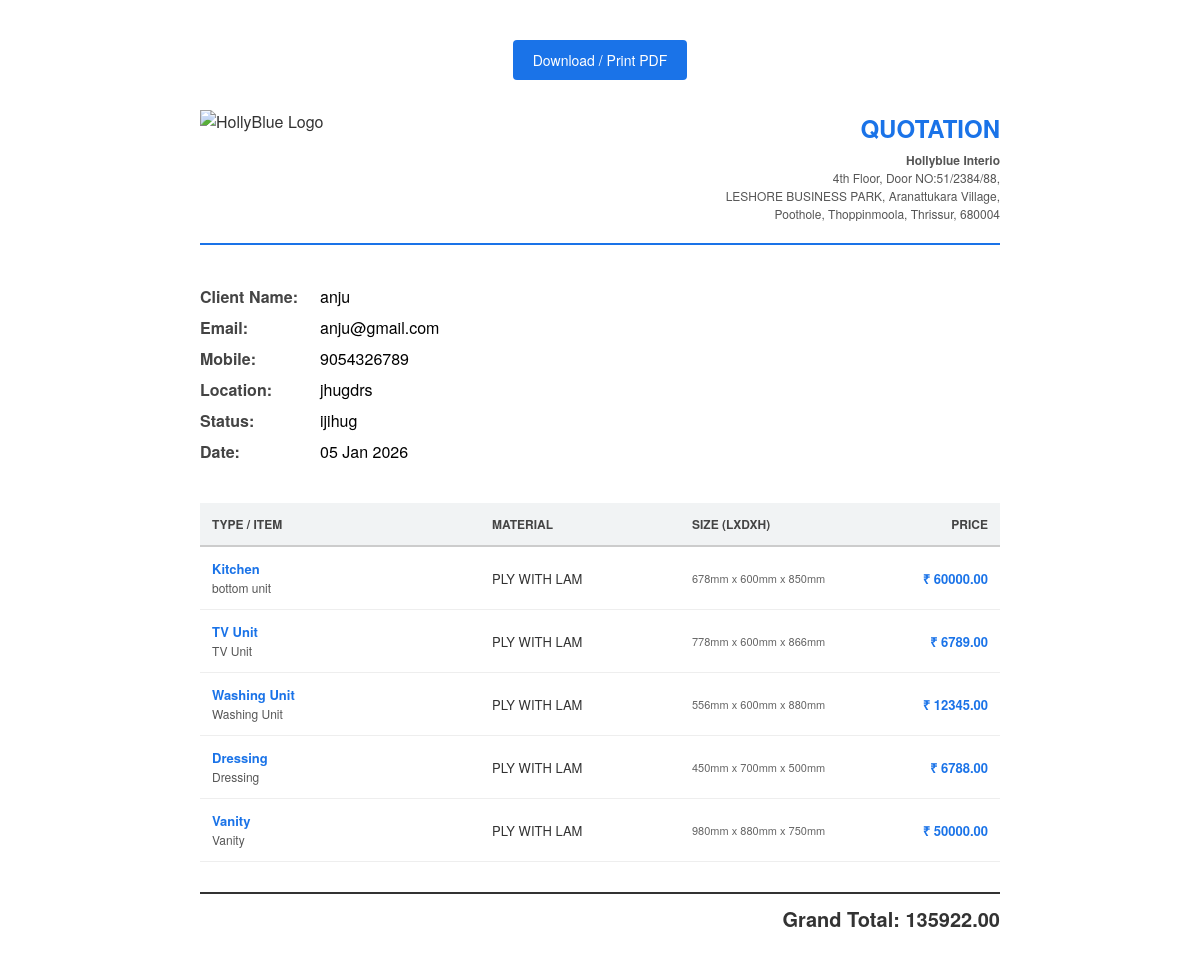
/invoice/33/, run on the app's committed database.
### interior/models.py (models this page shows, shortened)
class Enquiry(models.Model):
    name = models.CharField(max_length=100)
    email = models.EmailField(null=True, blank=True)
    mobile = models.CharField(max_length=15)
    location = models.CharField(max_length=200)
    sqft = models.CharField(max_length=50, null=True, blank=True)
    status = models.CharField(max_length=50, default='Pending')
    total_amount = models.CharField(max_length=50)
    details = models.TextField(null=True, blank=True)
    created_at = models.DateTimeField(auto_now_add=True)

class EnquiryDetail(models.Model):
    enquiry = models.ForeignKey(Enquiry, on_delete=models.CASCADE, related_name='items')
    category = models.CharField(max_length=100)
    item_name = models.CharField(max_length=200)
    material = models.CharField(max_length=100, null=True, blank=True)
    size = models.CharField(max_length=100, null=True, blank=True)
    price = models.DecimalField(max_digits=12, decimal_places=2, default=0.00)

### interior/views.py (the view)
# urls.py: path('invoice/<int:id>/', views.enquiry_invoice, name='enquiry_invoice'),
def enquiry_invoice(request, id):
    enquiry = get_object_or_404(Enquiry, id=id)
    cart_items = EnquiryDetail.objects.filter(enquiry=enquiry)
    context = {
        'enq': enquiry,
        'cart_items': cart_items
    }
    return render(request, 'interior/invoice.html', context)

### interior/templates/interior/invoice.html (shortened to what this page needs)
{% load static %}
<!DOCTYPE html>
<html lang="en">
<head>
</head>
<body>
    <a href="javascript:window.print()" class="print-btn">Download / Print PDF</a>
    <div class="header">
        <div class="logo-section">
            <img src="https://hollyblueinterio.com/images/abc/logo.png" alt="HollyBlue Logo">
        </div>
        <div class="company-details">
            <div class="title">QUOTATION</div>
            <strong>Hollyblue Interio</strong><br>
            4th Floor, Door NO:51/2384/88,<br>
            LESHORE BUSINESS PARK, Aranattukara Village,<br>
            Poothole, Thoppinmoola, Thrissur, 680004
        </div>
    </div>
    <div class="client-info">
        <div class="info-row">
            <div class="info-label">Client Name:</div>
            <div class="info-val">{{ enq.name }}</div>
        </div>
        <div class="info-row">
            <div class="info-label">Email:</div>
            <div class="info-val">{{ enq.email }}</div>
        </div>
        <div class="info-row">
            <div class="info-label">Mobile:</div>
            <div class="info-val">{{ enq.mobile }}</div>
        </div>
        <div class="info-row">
            <div class="info-label">Location:</div>
            <div class="info-val">{{ enq.location }}</div>
        </div>
        <div class="info-row">
            <div class="info-label">Status:</div>
            <div class="info-val">{{ enq.status }}</div>
        </div>
        <div class="info-row">
            <div class="info-label">Date:</div>
            <div class="info-val">{{ enq.created_at|date:"d M Y" }}</div>
        </div>
    </div>
    <table>
        <thead>
            <tr>
                <th style="width: 35%;">Type / Item</th>
                <th style="width: 25%;">Material</th>
                <th style="width: 25%;">Size (LxDxH)</th>
                <th style="width: 15%; text-align: right;">Price</th>
            </tr>
        </thead>
        <tbody>
            {% for item in cart_items %}
            <tr>
                <td>
                    <strong style="color:#1a73e8;">{{ item.category }}</strong><br>
                    <span style="font-size:12px; color:#555;">{{ item.item_name }}</span>
                </td>
                <td>{{ item.material }}</td>
                <td class="col-size">{{ item.size }}</td>
                <td class="col-price">₹ {{ item.price }}</td>
            </tr>
            {% endfor %}
        </tbody>
    </table>
    <div class="total-section">
        <div class="grand-total">Grand Total: {{ enq.total_amount }}</div>
    </div>
</body>
</html>

### interior/templates/interior/invoice.html (style rules this page uses)
body { font-family: 'Helvetica Neue', Helvetica, Arial, sans-serif; padding: 40px; max-width: 800px; margin: 0 auto; color: #333; }
.header { display: flex; justify-content: space-between; align-items: flex-start; margin-bottom: 40px; border-bottom: 2px solid #1a73e8; padding-bottom: 20px; }
.logo-section img { height: 80px; width: auto; object-fit: contain; }
.company-details { text-align: right; font-size: 12px; color: #555; line-height: 1.5; }
.title { color: #1a73e8; font-size: 24px; font-weight: bold; margin-bottom: 5px; text-transform: uppercase; }
.client-info { margin-bottom: 40px; }
.info-row { display: flex; margin-bottom: 8px; }
.info-label { width: 120px; font-weight: bold; color: #444; }
.info-val { flex: 1; color: #000; }
table { width: 100%; border-collapse: collapse; margin-bottom: 30px; }
thead { background-color: #f1f3f4; border-bottom: 2px solid #ccc; }
th { text-align: left; padding: 12px; font-size: 12px; text-transform: uppercase; color: #444; font-weight: 800; }
td { padding: 12px; border-bottom: 1px solid #eee; font-size: 13px; vertical-align: middle; }
.col-price { text-align: right; font-weight: bold; color: #1a73e8; }
.col-size { font-size: 11px; color: #666; }
.total-section { text-align: right; padding-top: 10px; border-top: 2px solid #333; }
.grand-total { font-size: 20px; font-weight: bold; color: #333; }
.print-btn { display: block; margin: 0 auto 30px; padding: 10px 20px; background: #1a73e8; color: white; border: none; border-radius: 4px; cursor: pointer; font-size: 14px; text-decoration: none; width: fit-content; }

### data on the page
Enquiry: name "anju", email "anju@gmail.com", mobile "9054326789", location "jhugdrs", status "ijihug", created_at "05 Jan 2026", total_amount "135922.00"
EnquiryDetail: category "Kitchen", item_name "bottom unit", material "PLY WITH LAM", size "678mm x 600mm x 850mm", price "60000.00"
EnquiryDetail: category "TV Unit", item_name "TV Unit", material "PLY WITH LAM", size "778mm x 600mm x 866mm", price "6789.00"
EnquiryDetail: category "Washing Unit", item_name "Washing Unit", material "PLY WITH LAM", size "556mm x 600mm x 880mm", price "12345.00"
EnquiryDetail: category "Dressing", item_name "Dressing", material "PLY WITH LAM", size "450mm x 700mm x 500mm", price "6788.00"
EnquiryDetail: category "Vanity", item_name "Vanity", material "PLY WITH LAM", size "980mm x 880mm x 750mm", price "50000.00"
